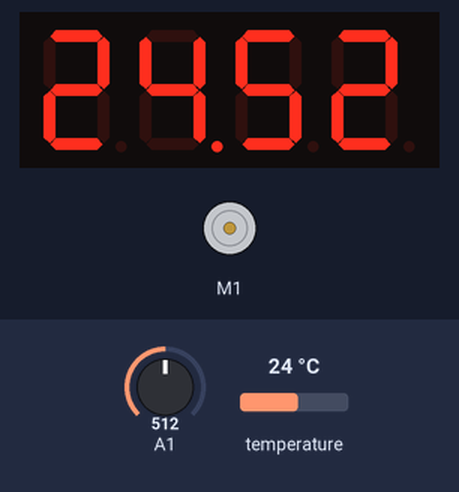
Recording of a sketch running on a simulated Arduino Uno, built with avr-gcc and run on an emulated ATmega328P. Parts: 4-digit seven-segment display, DC motor (green arrow = forward, orange = backward, longer = faster). The test bench sets the inputs (shaded band); at power-on: A1 = 512, temperature 24 °C.

Above: at 1.2 s.
1.3 s: A1 set to 248
At 2.4 s:
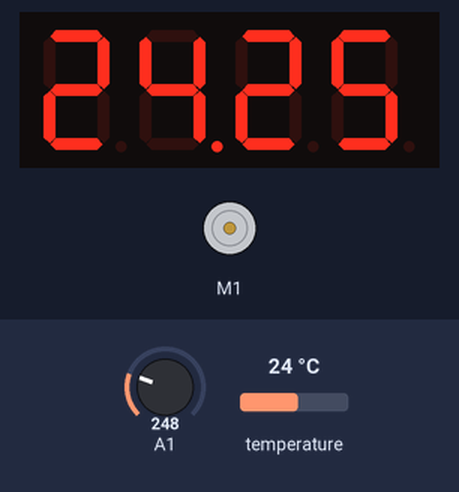
3.1 s: A1 set to 225
At 4.4 s:
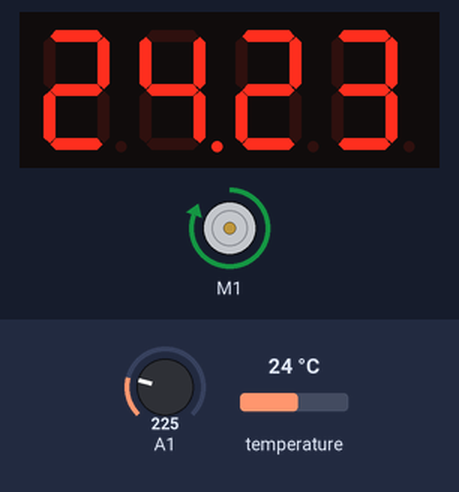
4.7 s: temperature set to 21.7 °C
At 5.5 s:
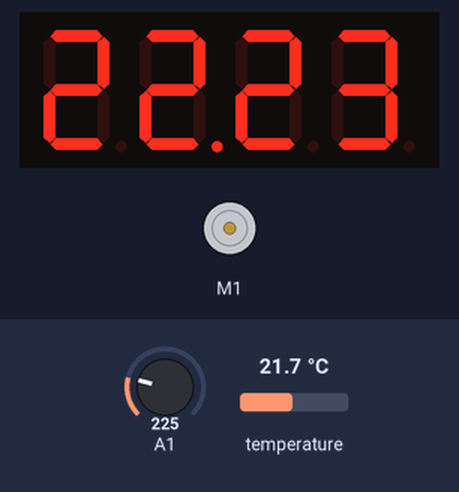
6.4 s: temperature set to 12 °C
At 7.7 s:
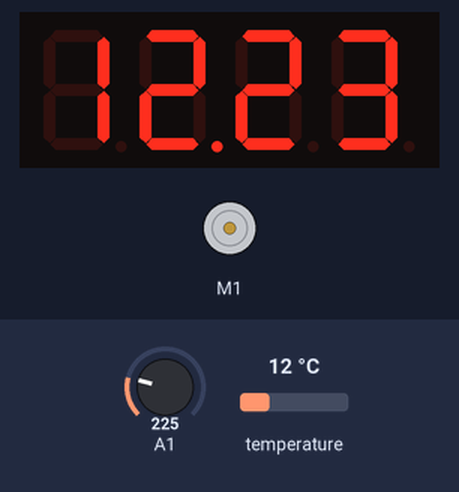
8.0 s: temperature set to 19 °C
At 8.8 s:
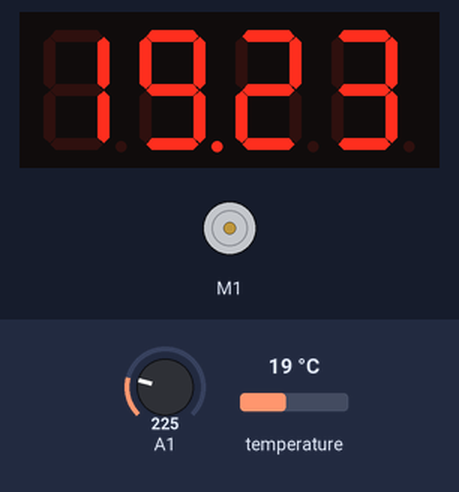
9.6 s: A1 set to 306
At 10.9 s:
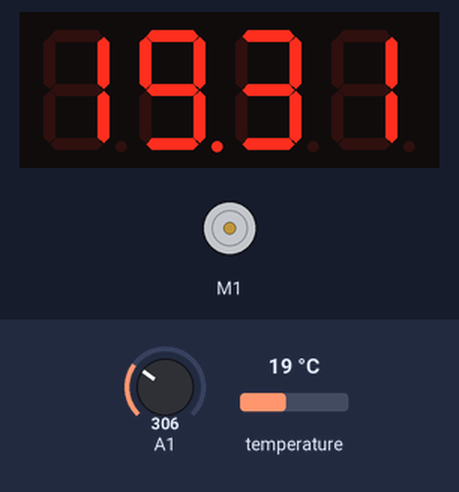
Timing chart, 0 to 12.3 s (numbered marks = the images above; inputs shaded):
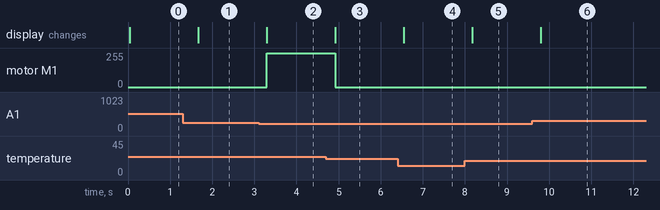

The sketch:

CoolIt.ino
```cpp
#include <Wire.h>
#include <SoftwareSerial.h>
#include <Makeblock.h>

MeTemperature temperature(PORT_6, SLOT1);
MePotentiometer potentiometer(PORT_7);
Me7SegmentDisplay seg(PORT_3);
MeDCMotor motor(M1);

double current, target;

void processTemperature() {
  current = round(temperature.temperature());
  target = potentiometer.read() / 9.8;
  seg.display(current + (target / 100), 2);
}

void setup() {
}

void loop(){
  processTemperature();
  if(current > target) {
    motor.run(255);
  } else {
    motor.run(0);
  }
  delay(500);
}
```

Measured:
- the behaviour switches between 236 and 235 on A1 (found by bisection; images 1 and 2)
- the behaviour switches between 22.5 and 22.4 °C on temperature (found by bisection; images 2 and 3)
- after the input at 1.3 s, the display: changes after 0.37 s (image 1)
- after the input at 3.1 s, motor M1: stopped → forward 255/255 after 0.20 s; the display: changes after 0.20 s (image 2)
- after the input at 4.7 s, motor M1: forward 255/255 → stopped after 0.22 s; the display: changes after 0.22 s (image 3)
- after the input at 6.4 s, the display: changes after 0.15 s (image 4)
- after the input at 8.0 s, the display: changes after 0.18 s (image 5)
- after the input at 9.6 s, the display: changes after 0.20 s (image 6)
